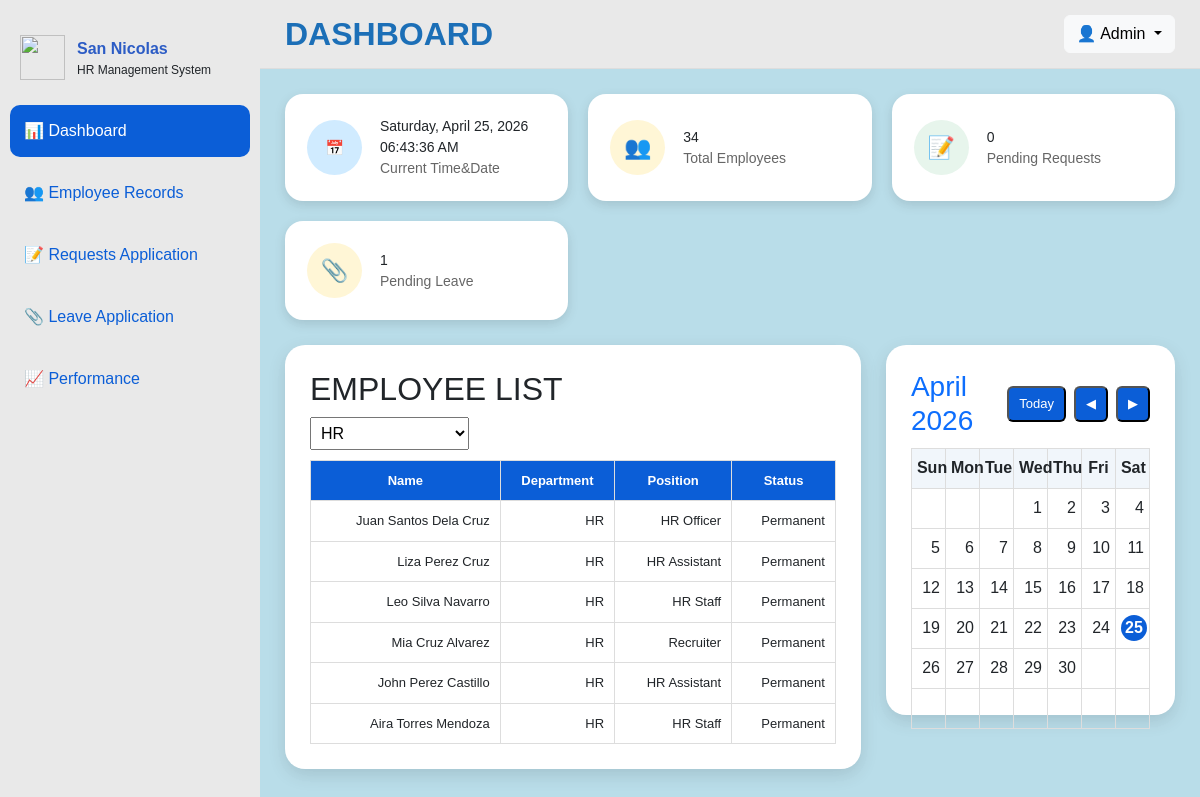
Page /employee/user_dashboard.php?department=HR (signed in) on the committed database.
### tables this page shows
CREATE TABLE `employees` (
  `id` int(11) NOT NULL,
  `employee_id` varchar(50) NOT NULL,
  `first_name` varchar(100) NOT NULL,
  `last_name` varchar(100) NOT NULL,
  `middle_name` varchar(100) DEFAULT NULL,
  `name` varchar(255) DEFAULT NULL,
  `address` text DEFAULT NULL,
  `civil_status` varchar(50) DEFAULT NULL,
  `blood_type` varchar(5) DEFAULT NULL,
  `philhealth` varchar(50) DEFAULT NULL,
  `sss` varchar(50) DEFAULT NULL,
  `gsis` varchar(50) DEFAULT NULL,
  `pagibig` varchar(50) DEFAULT NULL,
  `tin` varchar(50) DEFAULT NULL,
  `department` varchar(100) DEFAULT NULL,
  `position` varchar(100) DEFAULT NULL,
  `employee_status` varchar(50) DEFAULT NULL,
  `salary_grade` varchar(50) DEFAULT NULL,
  `hired_at` date DEFAULT NULL,
  `appointment_date` date DEFAULT NULL,
  `appointment_ended` enum('Yes','No') DEFAULT 'No',
  `role` varchar(50) DEFAULT NULL,
  `email` varchar(150) DEFAULT NULL,
  `password` varchar(255) DEFAULT NULL,
  `created_at` timestamp NOT NULL DEFAULT current_timestamp()
);

### employee/user_dashboard.php (the view, shortened to what this page needs)
<?php
$conn = new mysqli("localhost", "root", "", "hrsys_db");
$selectedDept = isset($_GET['department']) ? $_GET['department'] : '';
$deptQuery = $conn->query("SELECT DISTINCT department FROM employees");
$sql = "SELECT name, department, position, employee_status FROM employees";
if (!empty($selectedDept)) {
    $sql .= " WHERE department = ?";
}
$sql .= " LIMIT 10";
$stmt = $conn->prepare($sql);
if (!empty($selectedDept)) {
    $stmt->bind_param("s", $selectedDept);
}
$stmt->execute();
$result = $stmt->get_result();
$pendingRequestQuery = $conn->query("SELECT COUNT(*) AS total_requests FROM requests WHERE status='Pending'");
$pendingRequest = $pendingRequestQuery ? $pendingRequestQuery->fetch_assoc()['total_requests'] : 0;
$pendingLeaveQuery = $conn->query("SELECT COUNT(*) AS total_leave FROM leave_application WHERE status='Pending'");
$pendingLeave = $pendingLeaveQuery ? $pendingLeaveQuery->fetch_assoc()['total_leave'] : 0;
$totalEmployees = $conn->query("SELECT COUNT(*) AS total_employees FROM employees");
$totalEmployees = $totalEmployees ? $totalEmployees->fetch_assoc()['total_employees'] : 0;
$month = isset($_GET['month']) ? (int)$_GET['month'] : date('n');
$year  = isset($_GET['year']) ? (int)$_GET['year'] : date('Y');
$firstDayOfMonth = mktime(0,0,0,$month,1,$year);
$monthName = date('F Y', $firstDayOfMonth);
?>
<!DOCTYPE html>
<html lang="en">
<head>
<link href="https://cdn.jsdelivr.net/npm/bootstrap@5.3.2/dist/css/bootstrap.min.css" rel="stylesheet">
</head>
<body>
<div class="overlay">
<div class="wrapper">
<div class="sidebar">
    <div class="sidebar-logo">
        <img src="/assets/images/sannic.png">
        <div>
            <div class="logo-title">San Nicolas</div>
            <div style="font-size:12px;">HR Management System</div>
        </div>
    </div>
    <a href="dashboard.php" class="menu-item active">📊 Dashboard</a>
    <a href="employee_records.php" class="menu-item">👥 Employee Records</a>
    <a href="requests.php" class="menu-item">📝 Requests Application</a>
    <a href="leave_application.php" class="menu-item">📎 Leave Application</a>
    <a href="performance.php" class="menu-item">📈 Performance</a>
</div>
<div class="main">
<div class="topbar">
    <div class="topbar-left">
        <h2>DASHBOARD</h2>
    </div>
    <div class="topbar-right">
        <div class="dropdown">
    <button class="btn btn-light dropdown-toggle" type="button" data-bs-toggle="dropdown">
        👤 Admin
    </button>
</div>
    </div>
</div>
<div class="cards">
<div class="card-modern">
    <div class="card-icon blue">📅</div>
    <div class="card-info">
        <div class="card-number" id="currentTimeSmall"></div>
        <div class="card-label">Current Time&Date</div>
    </div>
</div>
<div class="card-modern">
    <div class="card-icon yellow">👥</div>
    <div class="card-info">
        <div class="card-number"><?= $totalEmployees ?></div>
        <div class="card-label">Total Employees</div>
    </div>
</div>
<div class="card-modern">
    <div class="card-icon green">📝</div>
    <div class="card-info">
        <div class="card-number"><?= $pendingRequest ?></div>
        <div class="card-label">Pending Requests</div>
    </div>
</div>
<div class="card-modern">
    <div class="card-icon yellow">📎</div>
    <div class="card-info">
        <div class="card-number"><?= $pendingLeave ?></div>
        <div class="card-label">Pending Leave</div>
    </div>
</div>
</div>
<div class="bottom-row">
<div class="employee-box">
<h2>EMPLOYEE LIST</h2>
<form method="GET" style="margin-bottom:10px;">
    <select name="department" onchange="this.form.submit()">
        <?php while($dept = $deptQuery->fetch_assoc()): ?>
            <option value="<?= htmlspecialchars($dept['department']) ?>"
                <?= ($selectedDept == $dept['department']) ? 'selected' : '' ?>>
                <?= htmlspecialchars($dept['department']) ?>
            </option>
        <?php endwhile; ?>
    </select>
</form>
<table class="employee-table">
<tr>
    <th>Name</th>
    <th>Department</th>
    <th>Position</th>
    <th>Status</th>
</tr>
<?php while($row = $result->fetch_assoc()): ?>
<tr>
    <td><?= htmlspecialchars($row['name']) ?></td>
    <td><?= htmlspecialchars($row['department']) ?></td>
    <td><?= htmlspecialchars($row['position']) ?></td>
    <td><?= htmlspecialchars($row['employee_status']) ?></td>
</tr>
<?php endwhile; ?>
</table>
</div>
<div class="calendar-box">
<div class="calendar-header">
    <h3 id="monthTitle"><?= $monthName ?></h3>
    <div class="calendar-controls">
        <button class="cal-btn" onclick="goToday()">Today</button>
        <button class="cal-btn" onclick="changeMonth(-1)">◀</button>
        <button class="cal-btn" onclick="changeMonth(1)">▶</button>
    </div>
</div>
<table>
    <tr>
        <th>Sun</th>
        <th>Mon</th>
        <th>Tue</th>
        <th>Wed</th>
        <th>Thu</th>
        <th>Fri</th>
        <th>Sat</th>
    </tr>
<tbody id="calendarBody"></tbody>
</table>
</div>
</div>
</div>
</div>
</body>
</html>

### employee/user_dashboard.php (style rules this page uses)
* { box-sizing:border-box; font-family:Arial,sans-serif; }
body { margin:0; background:url("/assets/images/bgsannic.png") no-repeat center fixed; background-size:cover; }
.overlay { background:rgba(173,216,230,.85); min-height:100vh; }
.wrapper { display:flex; }
.sidebar { width:260px; min-height:100vh; background:#e9e9e9; padding-top:20px; position:fixed; left:0; top:0; }
.sidebar-logo { display:flex; gap:12px; padding:15px 20px; align-items:center; }
.sidebar-logo img { width:45px; height:45px; }
.logo-title { font-weight:bold; color:#2c5cc5; }
.menu-item { display:flex; gap:12px; padding:14px; margin:10px; border-radius:10px; text-decoration:none; color:#0b5ed7; }
.menu-item.active, .menu-item:hover { background:#0b5ed7; color:#fff; }
.main { margin-left:260px; width:calc(100% - 260px); }
.topbar { display:flex; justify-content:space-between; align-items:center; background:#e9e9e9; padding:15px 25px; border-bottom:1px solid #ddd; }
.topbar h2 { color:#1c6fb7; font-weight:700; margin:0; }
.topbar-right { display:flex; align-items:center; gap:8px; color:#333; font-size:14px; }
.cards { display:grid; grid-template-columns:repeat(auto-fit,minmax(220px,1fr)); gap:20px; padding:25px; }
.card-modern { background:#fff; padding:22px; border-radius:18px; display:flex; align-items:center; gap:18px; box-shadow:0 4px 12px rgba(0,0,0,0.12); transition:0.2s; }
.card-icon { width:55px; height:55px; border-radius:50%; display:flex; align-items:center; justify-content:center; font-size:22px; }
.green { background:#e7f5ec; color:#2e7d32; }
.yellow { background:#fff6d6; color:#e6b800; }
.blue { background:#d0ebff; color:#1c7ed6; font-size:15px; }
.card-number { font-size:14px; font-weight:500; }
.card-label { font-size:14px; color:#666; }
.bottom-row { display:flex; gap:25px; padding:0 25px 25px 25px; flex-wrap:wrap; }
.employee-box, .calendar-box { background:#fff; padding:25px; border-radius:20px; box-shadow:0 6px 18px rgba(0,0,0,0.12); transition:0.2s; }
.employee-box { flex:2.2; }
.calendar-box { flex:1; height: 370px; }
.employee-table { width:100%; border-collapse:collapse; font-size:13px; }
.employee-table th { background:#0b5ed7; color:#fff; padding:10px; }
.employee-table td { padding:10px; border-bottom:1px solid #ddd; }
.calendar-box table { width:100%; table-layout:fixed; }
table { width:100%; border-collapse:collapse; margin-top:10px; }
th,td { border:1px solid #ddd; height:40px; padding:5px; text-align:right; }
th { text-align:center; background:#f1f6fb; }
.calendar-header { display:flex; justify-content:space-between; align-items:center; margin-bottom:10px; }
#monthTitle { color:#0d6efd; margin:0; }
.calendar-controls { display:flex; gap:8px; }
.cal-btn { text-decoration:none; padding:6px 10px; background:#0b5ed7; color:#fff; border-radius:6px; font-size:13px; }
select { padding:6px; }

### rows in the picture
employees: name "Juan Santos Dela Cruz", department "HR", position "HR Officer", employee_status "Permanent"
employees: name "Liza Perez Cruz", department "HR", position "HR Assistant", employee_status "Permanent"
employees: name "Leo Silva Navarro", department "HR", position "HR Staff", employee_status "Permanent"
employees: name "Mia Cruz Alvarez", department "HR", position "Recruiter", employee_status "Permanent"
employees: name "John Perez Castillo", department "HR", position "HR Assistant", employee_status "Permanent"
employees: name "Aira Torres Mendoza", department "HR", position "HR Staff", employee_status "Permanent"

### other values in the picture
$totalEmployees "34"
$pendingRequest "0"
$pendingLeave "1"
form field department "HR"
